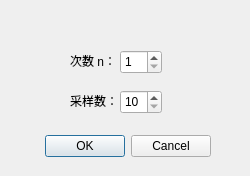
<?xml version="1.0" encoding="UTF-8"?>
<ui version="4.0">
 <class>BezierSettingDialog</class>
 <widget class="QDialog" name="BezierSettingDialog">
  <property name="geometry">
   <rect>
    <x>0</x>
    <y>0</y>
    <width>250</width>
    <height>176</height>
   </rect>
  </property>
  <property name="windowTitle">
   <string>Dialog</string>
  </property>
  <widget class="QDialogButtonBox" name="buttonBox">
   <property name="geometry">
    <rect>
     <x>30</x>
     <y>130</y>
     <width>181</width>
     <height>32</height>
    </rect>
   </property>
   <property name="orientation">
    <enum>Qt::Horizontal</enum>
   </property>
   <property name="standardButtons">
    <set>QDialogButtonBox::Cancel|QDialogButtonBox::Ok</set>
   </property>
  </widget>
  <widget class="QSpinBox" name="spinBoxM">
   <property name="geometry">
    <rect>
     <x>120</x>
     <y>90</y>
     <width>42</width>
     <height>24</height>
    </rect>
   </property>
   <property name="minimum">
    <number>10</number>
   </property>
   <property name="maximum">
    <number>500</number>
   </property>
  </widget>
  <widget class="QSpinBox" name="spinBoxN">
   <property name="geometry">
    <rect>
     <x>120</x>
     <y>50</y>
     <width>42</width>
     <height>24</height>
    </rect>
   </property>
   <property name="minimum">
    <number>1</number>
   </property>
  </widget>
  <widget class="QLabel" name="label">
   <property name="geometry">
    <rect>
     <x>70</x>
     <y>50</y>
     <width>41</width>
     <height>21</height>
    </rect>
   </property>
   <property name="text">
    <string>次数 n：</string>
   </property>
  </widget>
  <widget class="QLabel" name="label_2">
   <property name="geometry">
    <rect>
     <x>70</x>
     <y>90</y>
     <width>51</width>
     <height>21</height>
    </rect>
   </property>
   <property name="text">
    <string>采样数：</string>
   </property>
  </widget>
 </widget>
 <resources/>
 <connections>
  <connection>
   <sender>buttonBox</sender>
   <signal>accepted()</signal>
   <receiver>BezierSettingDialog</receiver>
   <slot>accept()</slot>
   <hints>
    <hint type="sourcelabel">
     <x>248</x>
     <y>254</y>
    </hint>
    <hint type="destinationlabel">
     <x>157</x>
     <y>274</y>
    </hint>
   </hints>
  </connection>
  <connection>
   <sender>buttonBox</sender>
   <signal>rejected()</signal>
   <receiver>BezierSettingDialog</receiver>
   <slot>reject()</slot>
   <hints>
    <hint type="sourcelabel">
     <x>316</x>
     <y>260</y>
    </hint>
    <hint type="destinationlabel">
     <x>286</x>
     <y>274</y>
    </hint>
   </hints>
  </connection>
 </connections>
</ui>
